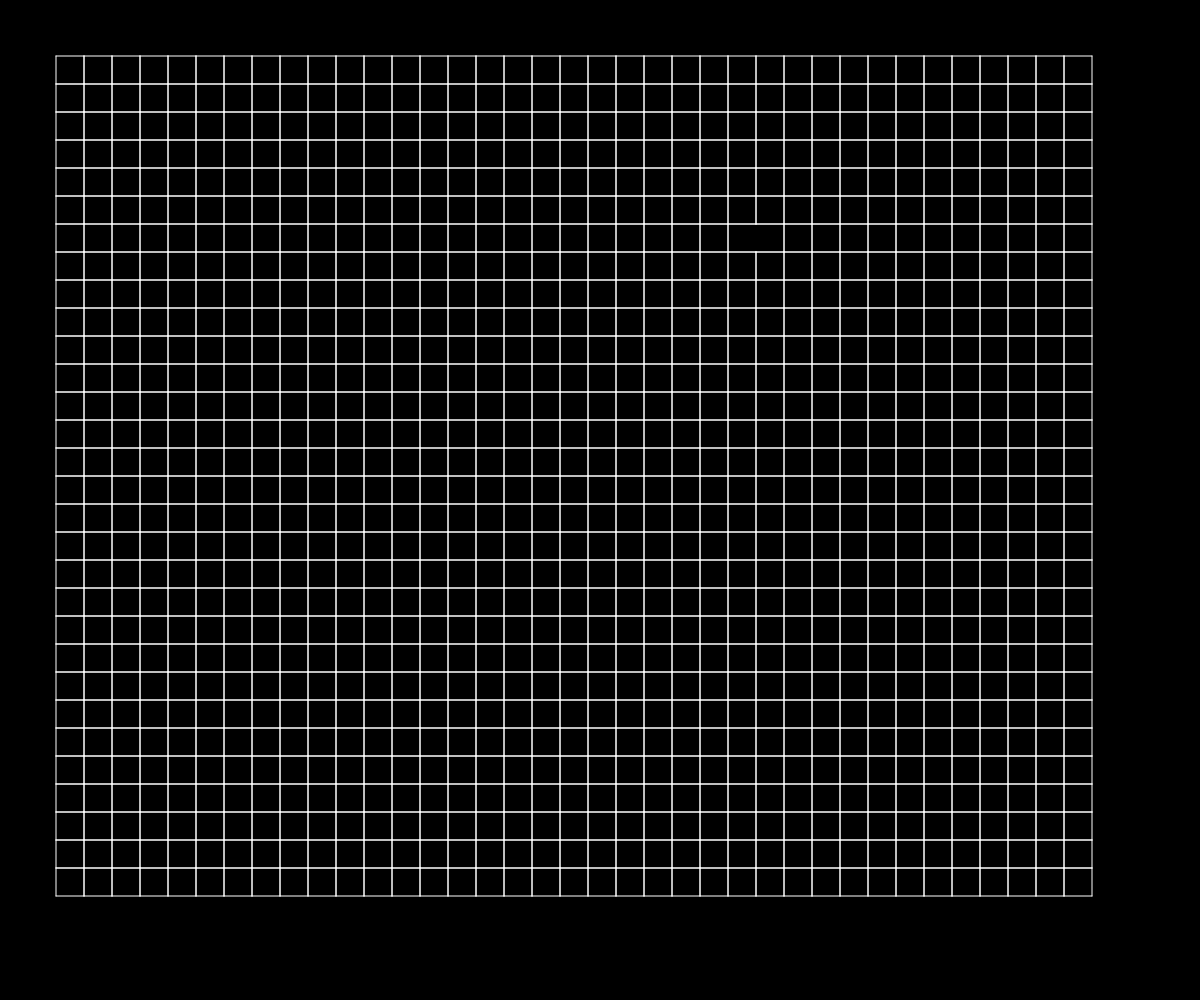
Frame 1 (no input)
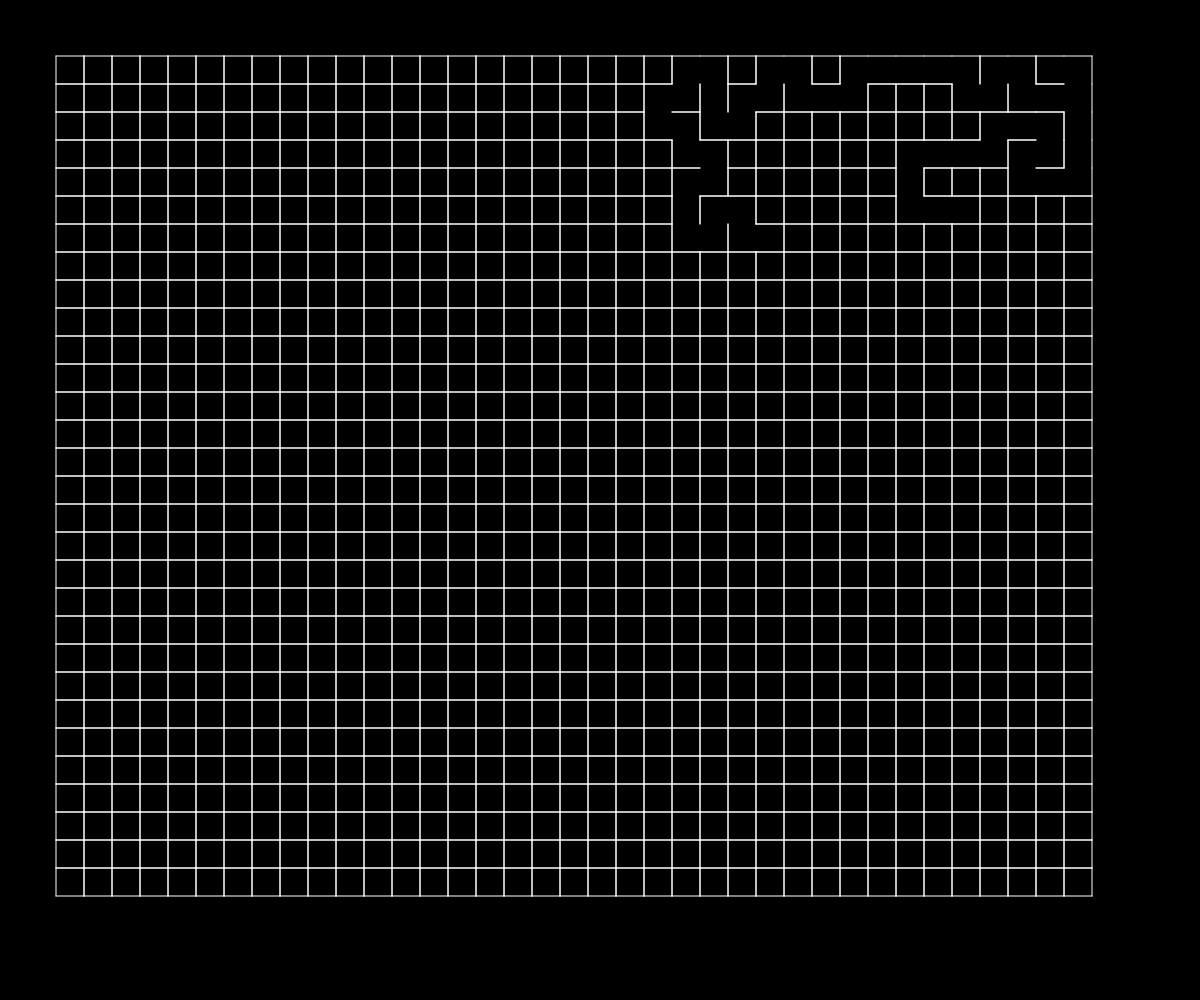
Frame 60 (no input)
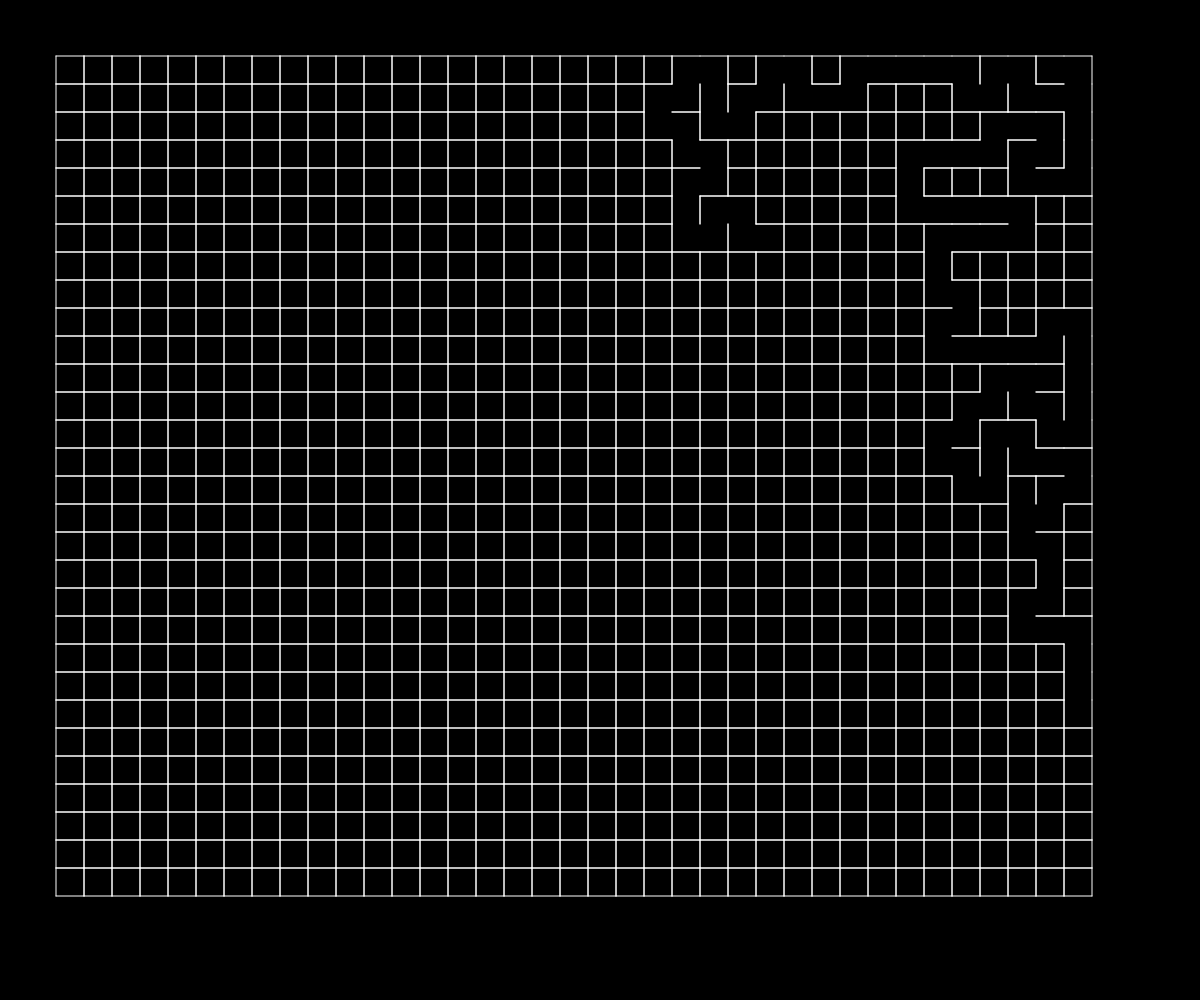
Frame 120 (the mouse pressed at the canvas centre since frame 60)

The p5.js sketch that drew these frames (run headless with seeded random() and noise() and a simulated clock; from frame 60 on, the mouse is pressed at the canvas centre):

// p5.js sketch
// ── sketch.js
var border = 4;
var fps = 60;
var wCell =30;
var grid;
var currentCell;
var rows,cols;
var stack = [];
// executed one time
function setup() {
	border = (windowHeight/windowHeight)*2;
	wCell = (windowHeight/windowHeight)*28;
	createCanvas(windowWidth, windowHeight);
	frameRate(fps);
	background(0,0,0);
	rows =floor((windowHeight)/wCell)-(border*2 +1);
	cols = floor((windowWidth)/wCell)-(border*2 +1);
	grid = Array(cols);
	for(var i=0;i<cols;i++)
	{
		grid[i] = Array(rows);
	}
	for( i = 0;i<rows;i++)
		for(var j = 0; j<cols; j++)
		{
			
			var cell = new Cell(j,i);
			grid[j][i] = cell;
			cell.show();
		}
	currentCell = grid[floor(random(cols-1))][floor(random(rows-1))];
	currentCell.setVisited();
	stack.push(currentCell);
	
	var a = pickUnvisitedCell();
	//console.log ( "unvisited "+a.x+ " "+a.y);
	for(var i = 0;i<rows;i++)
		for(var j = 0; j<cols; j++)
		{
			
			grid[j][i].show();
		}
	
}
function pickCol()
{
	return max(50,random(255));
}
function pickUnvisitedCell()
{
	for(var i = 0;i<rows;i++)
		for(var j = 0; j<cols; j++)
		{
			
			if(!grid[j][i].isVisited())return grid[j][i];
		}
	return null;
}
// executed loop
function draw() {
	if(stack.length ==0){
		//console.log("stack 0");
		var c =pickUnvisitedCell();
		if(c==null)
		{
			//console.log("no unvisited");
			return;
		}
		else 
		{
			console.log("push");
			stack.push(c);
			c.setVisited();
		}
	}
	background(0,0,0);

	currentCell = stack.pop();
	var neighbour = currentCell.removeWallOfUnvisitedNeighbour();
	if(neighbour!=null)
	{
		stack.push(currentCell);
		// remove the wall between cur and neighbour
		neighbour.setVisited();
		stack.push(neighbour);

		
	}

	// draw cells
	for(var i = 0;i<rows;i++)
		for(var j = 0; j<cols; j++)
		{
			
			grid[j][i].show();
		}
	
	
	updatePixels();
}
class Cell
{
	constructor(x,y)
	{
		this.xIndex = x;
		this.yIndex = y;
		this.x =  (x+border)*wCell;
		this.y =  (y+border)*wCell;
		this.top = true;
		this.bottom = true;
		this.left = true;
		this.right = true;
		this.visited = false;
	}
	setVisited()
	{
		this.visited = true;
	}
	isVisited()
	{
		return this.visited;
	}
	cellLeft()
	{
		if(this.xIndex<=0)return null;
		else return grid[this.xIndex-1][this.yIndex]
	}
	cellUp()
	{
		if(this.yIndex>=rows-1)return null;
		else return grid[this.xIndex][this.yIndex+1]
		
	}
	cellRight()
	{
		if(this.xIndex>=cols-1)return null;
		else return grid[this.xIndex+1][this.yIndex]
	}
	cellDown()
	{
		if(this.yIndex<=0)return null;
		else return grid[this.xIndex][this.yIndex-1]
	}
	// remove top wall
	removeTop()
	{
		if(this.top==false)return;
		this.top = false;
		var c = this.cellUp();
		if(c!=null)c.removeBottom();
	}
	removeBottom()
	{
		if(this.bottom==false)return;
		this.bottom =false;
		var c = this.cellDown();
		if(c!=null)c.removeTop();
	}
	removeRight()
	{
		if(this.right==false)return;
		this.right =false;
		var c = this.cellRight();
		if(c!=null)c.removeLeft();
	}
	removeLeft()
	{
		if(this.left==false)return;
		this.left =false;
		var c = this.cellLeft();
		if(c!=null)c.removeRight();
	}
	show()
	{
		var x = this.x;
		var y = this.y;
		stroke(255, 255, 255);
		if(this.top)line(x,y+wCell, x+wCell,y+wCell);
		//stroke(0,0,255);
		if(this.left)line(x,y, x,y+wCell);
		//stroke(255,0,0);
		if(this.right)line(x+wCell,y, x+wCell,y+wCell);
		//stroke(255,255,0);
		if(this.bottom)line(x,y, x+wCell,y);
		if(this.visited)
		{
			//var dim = wCell/1.5;
			//fill(color(0,255,0));
			//rect(x+dim,y+dim, wCell-dim*2, wCell-dim*2);
		}
	}
	// rimuove il muro di un neighbour non visitato e ritorna il neighbour
	removeWallOfUnvisitedNeighbour()
	{
		var l = [0,1,2,3];
		shuffle(l,true);
		for(var i = 0;i<4;i++)
		{
			
			if(l[i]==0)
			{
				var c = this.cellLeft();
				if(c!=null && !c.isVisited() && this.left)
				{
					
					this.removeLeft();
					return c;
				}
				continue;
			}
			
			if(l[i]==1)
			{
				c = this.cellRight();
				if(c!=null && !c.isVisited() && this.right)
				{
					
					this.removeRight();
					return c;
				}
				continue;
			}
			
			if(l[i]==2)
			{
				c = this.cellUp();
				if(c!=null && !c.isVisited() && this.top)
				{
					this.removeTop();
					return c;
				}
				continue;
			}
			
			if(l[i]==3)
			{
				c = this.cellDown();
				if(c!=null  && !c.isVisited() && this.bottom)
				{
					this.removeBottom();
					return c;
				}
				continue;
			}
			return null;
			
		}
		
		
	}
}
